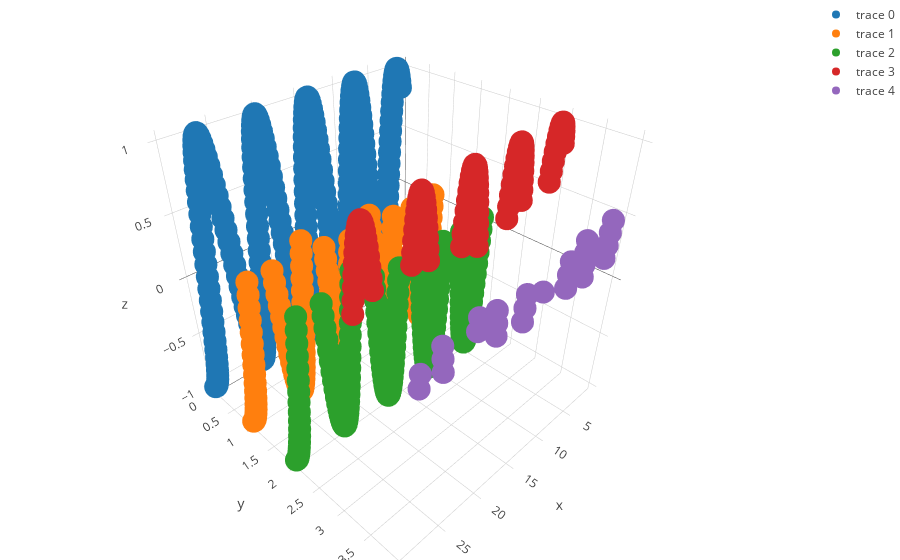

Notebook code for this chart:
### Code cell
print(label_select.keys())

fig_data= [go.Scatter3d(
                x = [Windows[x] for x in label_select[i]],
                y = [i for x in label_select[i]],
                z = [sin(Windows[x]) for x in label_select[i]],
                type='scatter3d',
                mode= "markers",
                marker= {
                    'line': {'width': 0},
                    'size': 8,
                    'symbol': 'circle',
                  "opacity": 1
                  }
            ) for i in label_select.keys()]

layout = go.Layout(
    margin=dict(
        l=0,
        r=0,
        b=0,
        t=0
    ),
    title= 'where'
)

fig = go.Figure(data=fig_data, layout=layout)
iplot(fig)

### Figure 1 — Plotly figure (JSON) as saved in the notebook; plotly's stock layout.template omitted (floating-point values rounded to 4 significant figures; data arrays with more than 128 entries replaced by an {"elided": "..."} marker saying what was removed)
{"data": [{"marker": {"line": {"width": 0}, "opacity": 1, "size": 8, "symbol": "circle"}, "mode": "markers", "type": "scatter3d", "x": {"elided": "290 float values"}, "y": {"elided": "290 int values"}, "z": {"elided": "290 float values"}}, {"marker": {"line": {"width": 0}, "opacity": 1, "size": 8, "symbol": "circle"}, "mode": "markers", "type": "scatter3d", "x": {"elided": "162 float values"}, "y": {"elided": "162 int values"}, "z": {"elided": "162 float values"}}, {"marker": {"line": {"width": 0}, "opacity": 1, "size": 8, "symbol": "circle"}, "mode": "markers", "type": "scatter3d", "x": {"elided": "162 float values"}, "y": {"elided": "162 int values"}, "z": {"elided": "162 float values"}}, {"marker": {"line": {"width": 0}, "opacity": 1, "size": 8, "symbol": "circle"}, "mode": "markers", "type": "scatter3d", "x": [1, 1.1, 1.2, 1.3, 1.4, 1.5, 1.6, 1.7, 1.8, 1.9, 2.0, 2.1, 2.2, 2.3, 2.4, 2.5, 6.9, 7.0, 7.1, 7.2, 7.3, 7.4, 7.5, 7.6, 7.7, 7.8, 7.9, 8.0, 8.1, 8.2, 8.3, 8.4, 8.5, 8.6, 8.7, 8.8, 8.9, 13.0, 13.1, 13.2, 13.3, 13.4, 13.5, 13.6, 13.7, 13.8, 13.9, 14.0, 14.1, 14.2, 14.3, 14.4, 14.5, 14.6, 14.7, 14.8, 14.9, 15.0, 15.1, 15.2, 19.4, 19.5, 19.6, 19.7, 19.8, 19.9, 20.0, 20.1, 20.2, 20.3, 20.4, 20.5, 20.6, 20.7, 20.8, 20.9, 21.0, 21.1, 21.2, 21.3, 21.4, 25.7, 25.8, 25.9, 26.0, 26.1, 26.2, 26.3, 26.4, 26.5, 26.6, 26.7, 26.8, 26.9, 27.0, 27.1, 27.2, 27.3, 27.4, 27.5, 27.6, 27.7, 27.8], "y": [3, 3, 3, 3, 3, 3, 3, 3, 3, 3, 3, 3, 3, 3, 3, 3, 3, 3, 3, 3, 3, 3, 3, 3, 3, 3, 3, 3, 3, 3, 3, 3, 3, 3, 3, 3, 3, 3, 3, 3, 3, 3, 3, 3, 3, 3, 3, 3, 3, 3, 3, 3, 3, 3, 3, 3, 3, 3, 3, 3, 3, 3, 3, 3, 3, 3, 3, 3, 3, 3, 3, 3, 3, 3, 3, 3, 3, 3, 3, 3, 3, 3, 3, 3, 3, 3, 3, 3, 3, 3, 3, 3, 3, 3, 3, 3, 3, 3, 3, 3, 3, 3, 3], "z": [0.8415, 0.8912, 0.932, 0.9636, 0.9854, 0.9975, 0.9996, 0.9917, 0.9738, 0.9463, 0.9093, 0.8632, 0.8085, 0.7457, 0.6755, 0.5985, 0.5784, 0.657, 0.729, 0.7937, 0.8504, 0.8987, 0.938, 0.9679, 0.9882, 0.9985, 0.9989, 0.9894, 0.9699, 0.9407, 0.9022, 0.8546, 0.7985, 0.7344, 0.663, 0.5849, 0.501, 0.4202, 0.5087, 0.5921, 0.6696, 0.7404, 0.8038, 0.8592, 0.906, 0.9437, 0.972, 0.9906, 0.9993, 0.998, 0.9868, 0.9657, 0.9349, 0.8948, 0.8457, 0.7883, 0.7229, 0.6503, 0.5712, 0.4864, 0.5231, 0.6055, 0.682, 0.7516, 0.8137, 0.8676, 0.9129, 0.9491, 0.9758, 0.9928, 0.9998, 0.9968, 0.9839, 0.9612, 0.9288, 0.8872, 0.8367, 0.7778, 0.7112, 0.6374, 0.5573, 0.5373, 0.6188, 0.6942, 0.7626, 0.8233, 0.8759, 0.9197, 0.9543, 0.9794, 0.9946, 1.0, 0.9954, 0.9808, 0.9564, 0.9224, 0.8793, 0.8273, 0.7671, 0.6992, 0.6244, 0.5433, 0.4567]}, {"marker": {"line": {"width": 0}, "opacity": 1, "size": 8, "symbol": "circle"}, "mode": "markers", "type": "scatter3d", "x": [2.6, 2.7, 2.8, 2.9, 6.5, 6.6, 6.7, 6.8, 9.0, 9.1, 9.2, 12.9, 15.3, 15.4, 15.5, 19.1, 19.2, 19.3, 21.5, 21.6, 25.4, 25.5, 25.6, 27.9, 28.0], "y": [4, 4, 4, 4, 4, 4, 4, 4, 4, 4, 4, 4, 4, 4, 4, 4, 4, 4, 4, 4, 4, 4, 4, 4, 4], "z": [0.5155, 0.4274, 0.335, 0.2392, 0.2151, 0.3115, 0.4048, 0.4941, 0.4121, 0.3191, 0.2229, 0.3275, 0.3967, 0.3031, 0.2065, 0.2478, 0.3433, 0.4354, 0.4716, 0.3813, 0.2641, 0.3591, 0.4504, 0.3657, 0.2709]}], "layout": {"margin": {"b": 0, "l": 0, "r": 0, "t": 0}, "title": "where"}}
